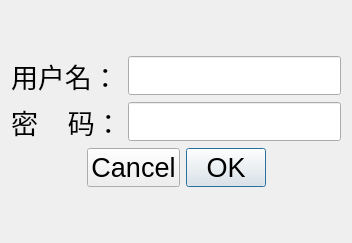
<?xml version="1.0" encoding="UTF-8"?>
<ui version="4.0">
 <class>LoginDialog</class>
 <widget class="QDialog" name="LoginDialog">
  <property name="geometry">
   <rect>
    <x>0</x>
    <y>0</y>
    <width>352</width>
    <height>243</height>
   </rect>
  </property>
  <property name="font">
   <font>
    <pointsize>20</pointsize>
   </font>
  </property>
  <property name="windowTitle">
   <string>登录</string>
  </property>
  <layout class="QVBoxLayout" name="verticalLayout">
   <item>
    <spacer name="verticalSpacer">
     <property name="orientation">
      <enum>Qt::Vertical</enum>
     </property>
     <property name="sizeHint" stdset="0">
      <size>
       <width>20</width>
       <height>33</height>
      </size>
     </property>
    </spacer>
   </item>
   <item>
    <layout class="QGridLayout" name="gridLayout">
     <item row="0" column="0">
      <widget class="QLabel" name="label">
       <property name="text">
        <string>用户名：</string>
       </property>
      </widget>
     </item>
     <item row="0" column="1">
      <widget class="QLineEdit" name="m_username"/>
     </item>
     <item row="1" column="0">
      <widget class="QLabel" name="label_2">
       <property name="text">
        <string>密    码：</string>
       </property>
      </widget>
     </item>
     <item row="1" column="1">
      <widget class="QLineEdit" name="m_password">
       <property name="echoMode">
        <enum>QLineEdit::Password</enum>
       </property>
      </widget>
     </item>
    </layout>
   </item>
   <item>
    <layout class="QHBoxLayout" name="horizontalLayout">
     <item>
      <spacer name="horizontalSpacer">
       <property name="orientation">
        <enum>Qt::Horizontal</enum>
       </property>
       <property name="sizeHint" stdset="0">
        <size>
         <width>58</width>
         <height>20</height>
        </size>
       </property>
      </spacer>
     </item>
     <item>
      <widget class="QDialogButtonBox" name="m_btnBox">
       <property name="layoutDirection">
        <enum>Qt::RightToLeft</enum>
       </property>
       <property name="standardButtons">
        <set>QDialogButtonBox::Cancel|QDialogButtonBox::Ok</set>
       </property>
      </widget>
     </item>
     <item>
      <spacer name="horizontalSpacer_2">
       <property name="orientation">
        <enum>Qt::Horizontal</enum>
       </property>
       <property name="sizeHint" stdset="0">
        <size>
         <width>40</width>
         <height>20</height>
        </size>
       </property>
      </spacer>
     </item>
    </layout>
   </item>
   <item>
    <spacer name="verticalSpacer_2">
     <property name="orientation">
      <enum>Qt::Vertical</enum>
     </property>
     <property name="sizeHint" stdset="0">
      <size>
       <width>20</width>
       <height>16</height>
      </size>
     </property>
    </spacer>
   </item>
  </layout>
 </widget>
 <resources/>
 <connections/>
</ui>
